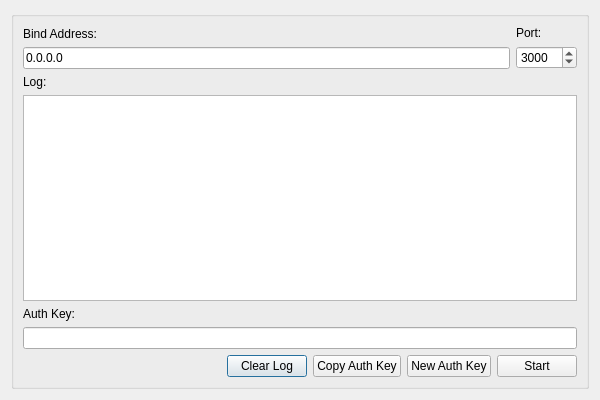
<?xml version="1.0" encoding="UTF-8"?>
<ui version="4.0">
 <class>RemoteControlDialog</class>
 <widget class="QDialog" name="RemoteControlDialog">
  <property name="geometry">
   <rect>
    <x>0</x>
    <y>0</y>
    <width>600</width>
    <height>400</height>
   </rect>
  </property>
  <property name="minimumSize">
   <size>
    <width>600</width>
    <height>300</height>
   </size>
  </property>
  <property name="maximumSize">
   <size>
    <width>800</width>
    <height>500</height>
   </size>
  </property>
  <property name="windowTitle">
   <string>RemoteControlDialog</string>
  </property>
  <layout class="QGridLayout" name="gridLayout">
   <item row="0" column="0">
    <widget class="QGroupBox" name="groupBox">
     <property name="title">
      <string/>
     </property>
     <layout class="QVBoxLayout" name="verticalLayout_4">
      <item>
       <layout class="QHBoxLayout" name="horizontalLayout_2">
        <item>
         <layout class="QVBoxLayout" name="verticalLayout">
          <item>
           <widget class="QLabel" name="label">
            <property name="text">
             <string>Bind Address:</string>
            </property>
           </widget>
          </item>
          <item>
           <widget class="QLineEdit" name="lineEditAddr">
            <property name="text">
             <string>0.0.0.0</string>
            </property>
           </widget>
          </item>
         </layout>
        </item>
        <item>
         <layout class="QVBoxLayout" name="verticalLayout_2">
          <item>
           <widget class="QLabel" name="label_2">
            <property name="text">
             <string>Port:</string>
            </property>
           </widget>
          </item>
          <item>
           <widget class="QSpinBox" name="spinBoxPort">
            <property name="minimum">
             <number>1</number>
            </property>
            <property name="maximum">
             <number>65500</number>
            </property>
            <property name="value">
             <number>3000</number>
            </property>
           </widget>
          </item>
         </layout>
        </item>
       </layout>
      </item>
      <item>
       <widget class="QLabel" name="label_4">
        <property name="text">
         <string>Log:</string>
        </property>
       </widget>
      </item>
      <item>
       <widget class="QPlainTextEdit" name="txtLog"/>
      </item>
      <item>
       <layout class="QVBoxLayout" name="verticalLayout_3">
        <item>
         <widget class="QLabel" name="label_3">
          <property name="text">
           <string>Auth Key:</string>
          </property>
         </widget>
        </item>
        <item>
         <widget class="QLineEdit" name="lineEditAuthKey"/>
        </item>
       </layout>
      </item>
      <item>
       <layout class="QHBoxLayout" name="horizontalLayout">
        <item>
         <spacer name="horizontalSpacer">
          <property name="orientation">
           <enum>Qt::Horizontal</enum>
          </property>
          <property name="sizeHint" stdset="0">
           <size>
            <width>188</width>
            <height>20</height>
           </size>
          </property>
         </spacer>
        </item>
        <item>
         <widget class="QPushButton" name="pbClearLog">
          <property name="text">
           <string>Clear Log</string>
          </property>
         </widget>
        </item>
        <item>
         <widget class="QPushButton" name="pbCopy">
          <property name="text">
           <string>Copy Auth Key</string>
          </property>
         </widget>
        </item>
        <item>
         <widget class="QPushButton" name="pbNewAuthKey">
          <property name="text">
           <string>New Auth Key</string>
          </property>
         </widget>
        </item>
        <item>
         <widget class="QPushButton" name="pbStart">
          <property name="text">
           <string>Start</string>
          </property>
         </widget>
        </item>
       </layout>
      </item>
     </layout>
    </widget>
   </item>
  </layout>
 </widget>
 <resources/>
 <connections/>
</ui>
